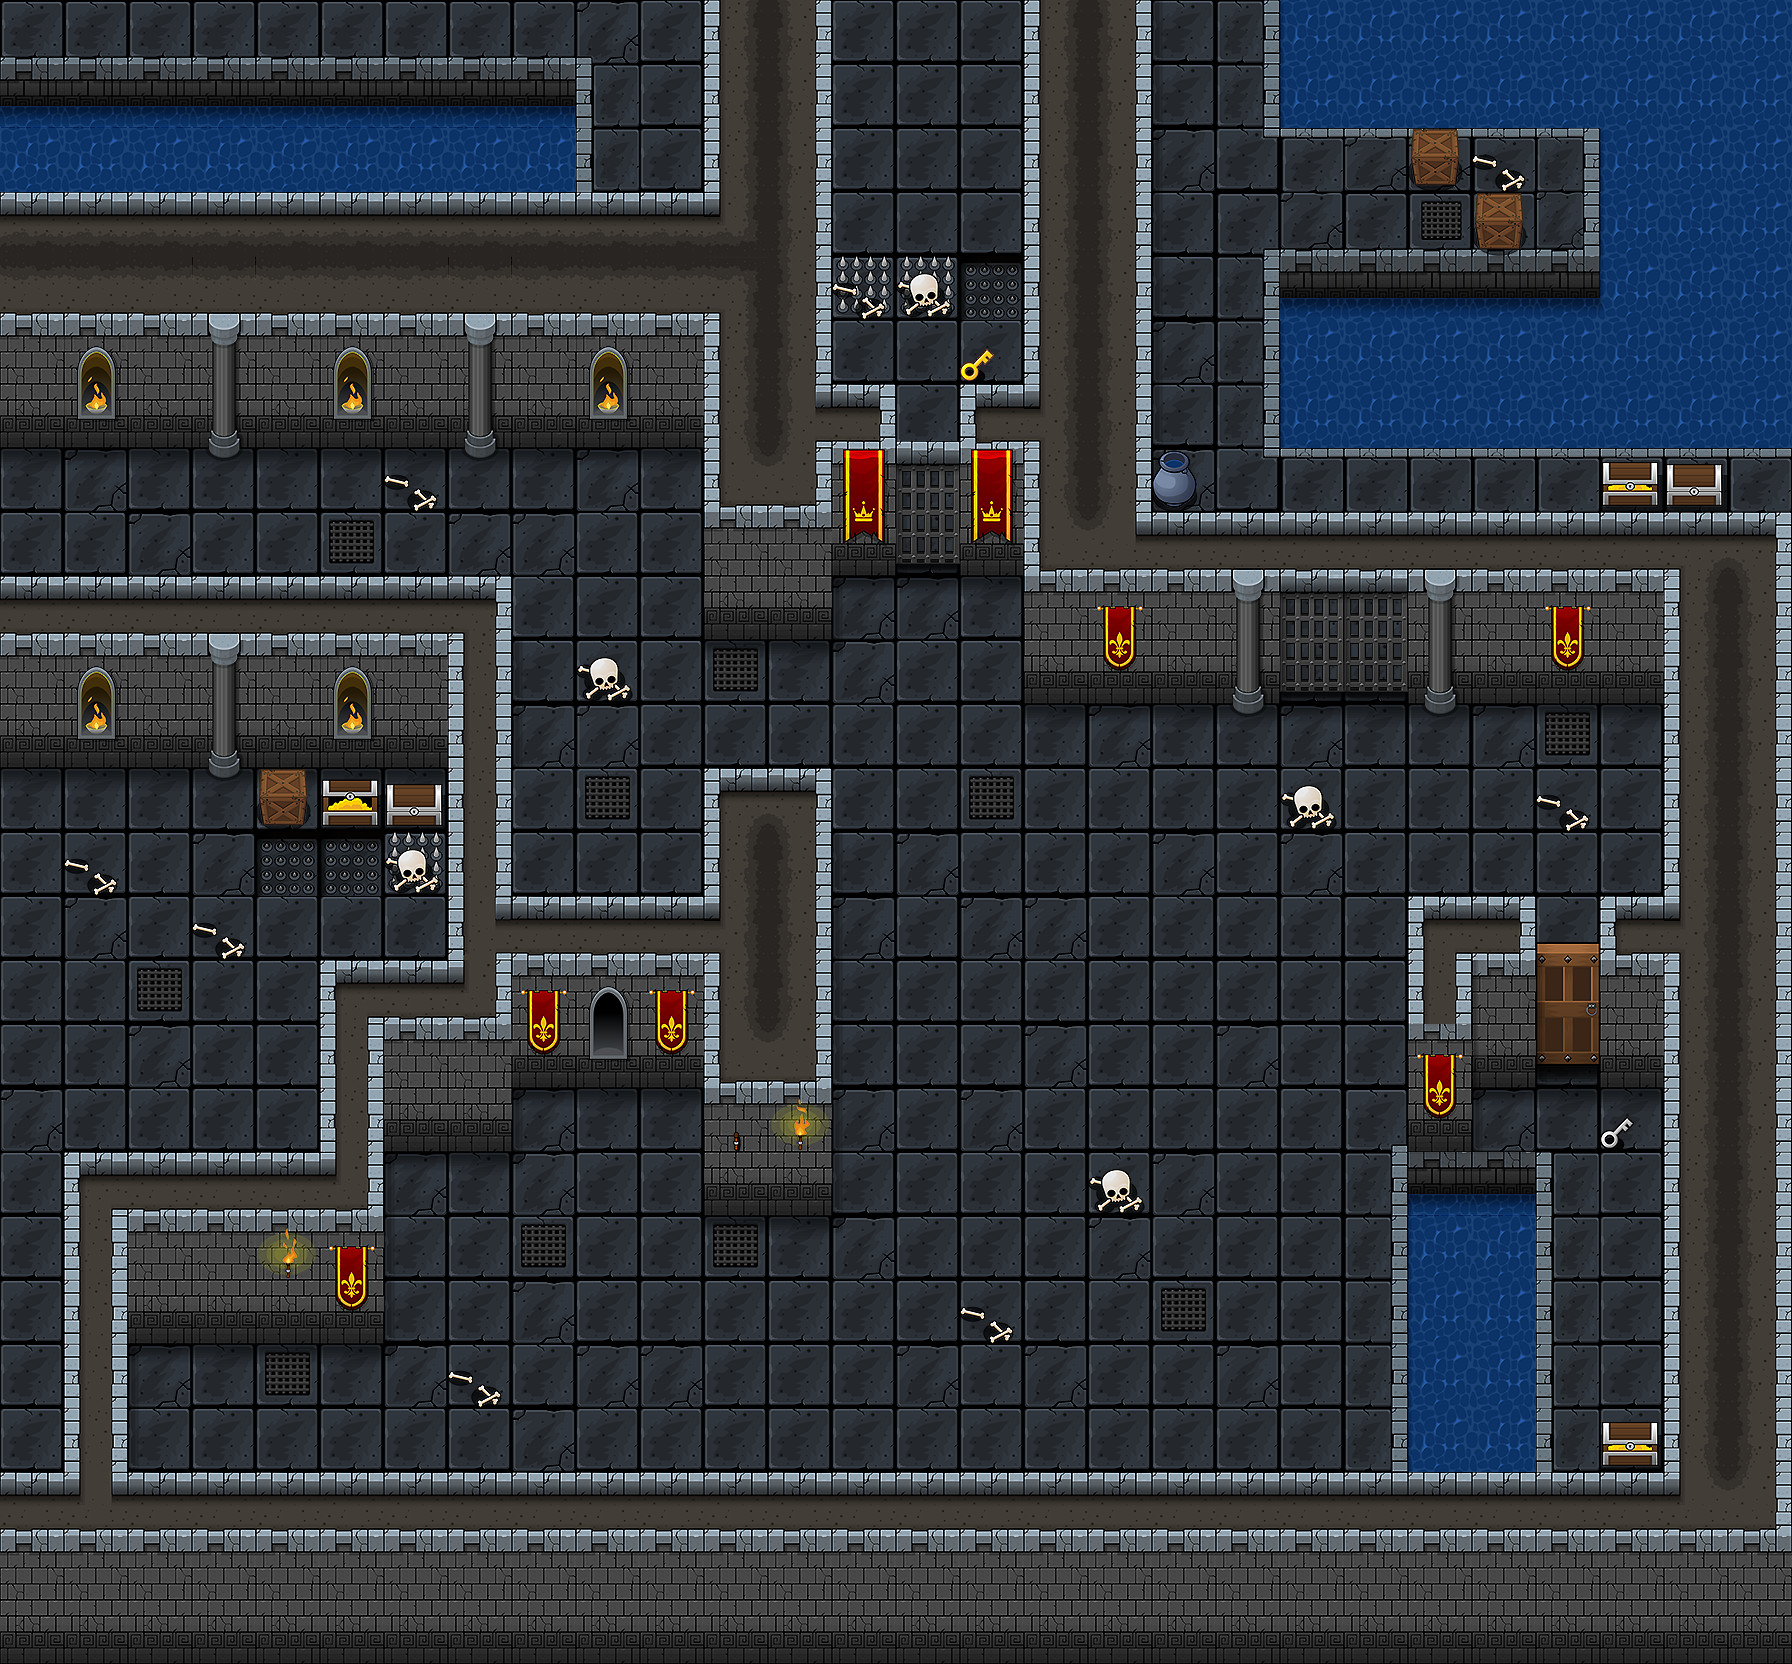

This game map was drawn from its Tiled (.tmx) file and the tilesets committed beside it. A one-line description and the trimmed map source follow:
An orthogonal 28x26 tile map with 64x64 px tiles, 5 tile layers (flour, onFlour, blockLayer, onBlockLayer, ...) and 14 objects.

<map version="1.0" tiledversion="1.1.6" orientation="orthogonal" renderorder="right-down" width="28" height="26" tilewidth="64" tileheight="64" infinite="0" nextobjectid="25">
 <tileset firstgid="1" name="tileSheet04-01" tilewidth="64" tileheight="64" tilecount="260" columns="13">
  <image source="tileSheet04-01.png" width="832" height="1280" />
 </tileset>
 <layer name="flour" width="28" height="26">
  <data>[728 cells, 212 non-empty, 13 distinct tile ids]</data>
 </layer>
 <layer name="onFlour" width="28" height="26">
  <data>[728 cells, 7 non-empty, 2 distinct tile ids]</data>
 </layer>
 <layer name="blockLayer" width="28" height="26">
  <data>[728 cells, 483 non-empty, 64 distinct tile ids]</data>
 </layer>
 <layer name="onBlockLayer" width="28" height="26">
  <data>[728 cells, 43 non-empty, 21 distinct tile ids]</data>
 </layer>
 <layer name="upperLayer" width="28" height="26">
  <data>[728 cells, 56 non-empty, 15 distinct tile ids]</data>
 </layer>
 <objectgroup name="playerLayer">
  <object id="2" gid="178" x="62.5" y="559" width="64" height="64">
   <properties>
    <property name="type" value="playerStartPosition" />
   </properties>
  </object>
  <object id="3" gid="178" x="128.5" y="559" width="64" height="64">
   <properties>
    <property name="type" value="playerFirstStop" />
   </properties>
  </object>
  <object id="4" gid="178" x="383.5" y="559" width="64" height="64">
   <properties>
    <property name="type" value="playerSecondStop" />
   </properties>
  </object>
  <object id="23" gid="178" x="575.833" y="767" width="64" height="64">
   <properties>
    <property name="type" value="playerThirdStop" />
   </properties>
  </object>
 </objectgroup>
 <objectgroup name="objectLayer">
  <object id="5" gid="235" x="701.333" y="693.333" width="64" height="64">
   <properties>
    <property name="sprite" value="vacibHit" />
    <property name="type" value="barrel" />
   </properties>
  </object>
  <object id="6" gid="235" x="770" y="704.667" width="64" height="64">
   <properties>
    <property name="sprite" value="vacibHit" />
    <property name="type" value="barrel" />
   </properties>
  </object>
  <object id="7" gid="235" x="708" y="764" width="64" height="64">
   <properties>
    <property name="sprite" value="vacibHit" />
    <property name="type" value="barrel" />
   </properties>
  </object>
  <object id="8" gid="235" x="764" y="770" width="64" height="64">
   <properties>
    <property name="sprite" value="vacibHit" />
    <property name="type" value="barrel" />
   </properties>
  </object>
  <object id="9" gid="237" x="1410" y="794" width="64" height="64">
   <properties>
    <property name="sprite" value="sunnaHit" />
    <property name="type" value="barrel" />
   </properties>
  </object>
  <object id="10" gid="239" x="1446" y="876" width="64" height="64">
   <properties>
    <property name="sprite" value="fardHit" />
    <property name="type" value="barrel" />
   </properties>
  </object>
  <object id="11" gid="239" x="1600" y="1234" width="64" height="64">
   <properties>
    <property name="sprite" value="fardHit" />
    <property name="type" value="barrel" />
   </properties>
  </object>
  <object id="12" gid="237" x="1542" y="1248" width="64" height="64">
   <properties>
    <property name="sprite" value="sunnaHit" />
    <property name="type" value="barrel" />
   </properties>
  </object>
  <object id="13" gid="236" x="1584" y="1344" width="64" height="64">
   <properties>
    <property name="sprite" value="haramHit" />
    <property name="type" value="barrel" />
   </properties>
  </object>
  <object id="14" gid="239" x="1552" y="1406" width="64" height="64">
   <properties>
    <property name="sprite" value="fardHit" />
    <property name="type" value="barrel" />
   </properties>
  </object>
 </objectgroup>
</map>
